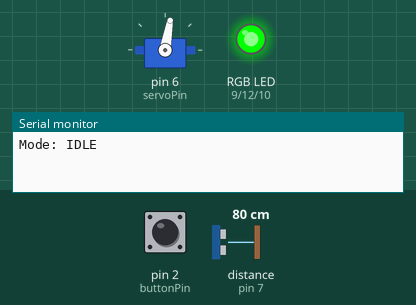
This sketch was run on a simulated Arduino Uno, built with avr-gcc and run on an emulated ATmega328P. Shown: servo, an RGB LED mixed from three pins (HIGH = lit), the last lines printed to the serial monitor. The test bench sets the inputs (shaded band); at power-on: pin 2 (buttonPin) HIGH, distance to the obstacle (sensor on pin 7) 80 cm. The echo pulse lasts 58.3 µs per cm; pins used as bus, display or sensor lines are not drawn.

Above: at 1.2 s.
1.3 s: pin 2 (buttonPin) pulled LOW for 0.15 s
At 2.4 s:
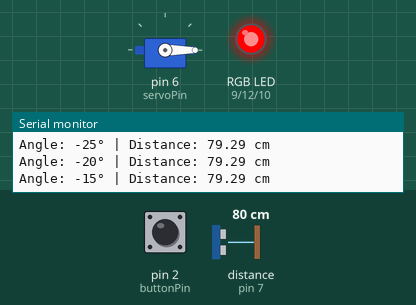
4.4 s: distance to the obstacle (sensor on pin 7) set to 2 cm
At 8.8 s:
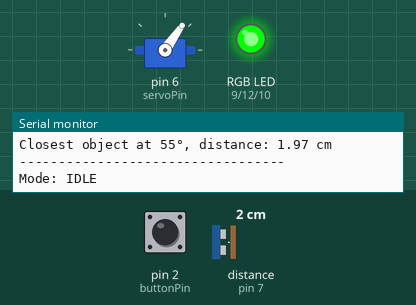
10.4 s: pin 2 (buttonPin) pulled LOW for 1 s
At 17.9 s:
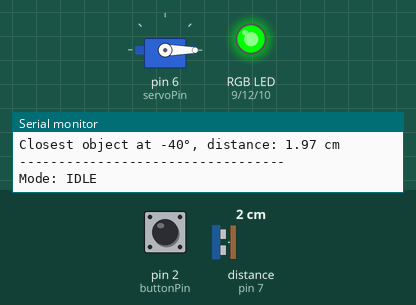
Timing chart, 0 to 19.4 s (numbered marks = the images above; inputs shaded):
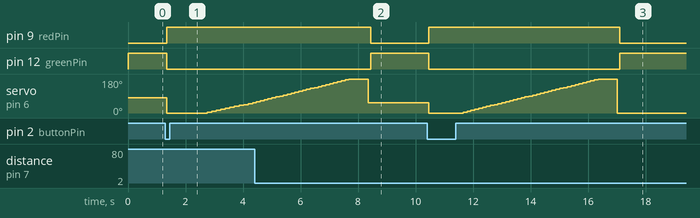

Measured:
- after the input at 1.3 s, pin 9 (redPin): LOW → HIGH after 0.05 s; pin 12 (greenPin): HIGH → LOW after 0.05 s; servo on pin 6 (servoPin): 80° → 0° after 0.05 s, → 5° 1.4 s later, → 10° 0.16 s later, → 15° 0.16 s later, … (12 changes in this stretch)
- after the input at 4.4 s, pin 9 (redPin): HIGH → LOW after 4.0 s instead of 4.7 s; pin 12 (greenPin): LOW → HIGH after 4.0 s instead of 4.7 s
- after the input at 10.4 s, pin 9 (redPin): LOW → HIGH after 0.05 s, → LOW 6.7 s later; pin 12 (greenPin): HIGH → LOW after 0.05 s, → HIGH 6.7 s later; servo on pin 6 (servoPin): 55° → 0° after 0.05 s, → 5° 1.2 s later, → 10° 0.13 s later, → 15° 0.13 s later, … (38 changes in this stretch)

The sketch:

Mechatronics_Midterm_Part3.ino
```cpp
/*Generated using ChatGPT
Prompt: Functional requirements:
A. Scan: The sensor must scan a 180 degrees field of view in front of the “robot”
and then point to the closest object. (The object stays static.)
B. Idle: Once the “scan” is completed, the servo stops moving until the push button
is pressed.
C. A push button switches from “Idle” to “Scan” mode.
D. Indicate the mode using the color of RGB LED:
○ Scan = red
○ Idle = green

This is the final part, this part was built-in to the first snippet of code I gave you. just remove erroneous code*/
#include <Servo.h>  // Include Servo library

// -----------------------------
// Pin definitions
// -----------------------------
const int trigPin   = 8;    // Ultrasonic trigger pin
const int echoPin   = 7;    // Ultrasonic echo pin
const int servoPin  = 6;    // Servo control pin
const int buttonPin = 2;    // Push button pin
const int redPin    = 9;    // RGB LED red
const int greenPin  = 12;   // RGB LED green
const int bluePin   = 10;   // RGB LED blue

// -----------------------------
// Servo settings
// -----------------------------
Servo myServo;
const int minAngle = -40;   // Rightmost limit (≈ 0° physical)
const int maxAngle = 200;   // Leftmost limit (≈ 180° physical)
const int restAngle = 80;  // Neutral "center" position

// -----------------------------
// State variables
// -----------------------------
bool scanMode = false;        // false = Idle, true = Scan
bool lastButtonState = LOW;
unsigned long lastDebounceTime = 0;
const unsigned long debounceDelay = 50;

// ---------------------------------------------------
// Helper: Get filtered distance (ignore 0 cm readings)
// ---------------------------------------------------
float getDistance() {
  long duration;
  float distance;
  float sum = 0;
  int validSamples = 0;   // count how many valid (non-zero) readings we have

  for (int i = 0; i < 5; i++) {
    digitalWrite(trigPin, LOW);
    delayMicroseconds(2);
    digitalWrite(trigPin, HIGH);
    delayMicroseconds(10);
    digitalWrite(trigPin, LOW);

    duration = pulseIn(echoPin, HIGH, 30000); // 30 ms timeout
    distance = duration * 0.034 / 2;          // convert to cm

    // ✅ Only include valid non-zero readings
    if (distance > 0) {
      sum += distance;
      validSamples++;
    }

    delay(10); // small delay between samples
  }

  // If no valid readings, return large distance to avoid false "close" detection
  if (validSamples == 0) {
    return 9999.0;
  }

  return sum / validSamples;
}

// ---------------------------------------------------
// Helper: Set RGB LED color
// ---------------------------------------------------
void setColor(bool red, bool green, bool blue) {
  digitalWrite(redPin, red);
  digitalWrite(greenPin, green);
  digitalWrite(bluePin, blue);
}

// ---------------------------------------------------
// Setup
// ---------------------------------------------------
void setup() {
  Serial.begin(9600);

  pinMode(trigPin, OUTPUT);
  pinMode(echoPin, INPUT);
  pinMode(buttonPin, INPUT_PULLUP);
  pinMode(redPin, OUTPUT);
  pinMode(greenPin, OUTPUT);
  pinMode(bluePin, OUTPUT);

  myServo.attach(servoPin);
  myServo.write(restAngle);

  setColor(LOW, HIGH, LOW);  // Green = Idle
  Serial.println("Mode: IDLE");
}

// ---------------------------------------------------
// Main loop
// ---------------------------------------------------
void loop() {
  // -----------------------------
  // Handle button input (toggle modes)
  // -----------------------------
  bool reading = !digitalRead(buttonPin); // active LOW
  if (reading != lastButtonState) {
    lastDebounceTime = millis();
  }

  // debounce
  if ((millis() - lastDebounceTime) > debounceDelay) {
    if (reading && !scanMode) {
      scanMode = true;
      setColor(HIGH, LOW, LOW); // Red = Scan
      Serial.println("Mode: SCAN");
    } else if (reading && scanMode) {
      scanMode = false;
      setColor(LOW, HIGH, LOW); // Green = Idle
      myServo.write(restAngle);
      Serial.println("Mode: IDLE");
    }
  }
  lastButtonState = reading;

  // -----------------------------
  // IDLE MODE
  // -----------------------------
  if (!scanMode) return;

  // -----------------------------
  // SCAN MODE
  // -----------------------------
  float minDistance = 9999;
  int bestAngle = restAngle;

  // Sweep servo across full field of view
  for (int angle = minAngle; angle <= maxAngle; angle += 5) {
    myServo.write(angle);
    delay(80); // adjust for slower scanning

    float dist = getDistance();

    // Ignore invalid distances that slipped through
    if (dist <= 0) continue;

    Serial.print("Angle: ");
    Serial.print(angle);
    Serial.print("° | Distance: ");
    Serial.print(dist);
    Serial.println(" cm");

    if (dist < minDistance) {
      minDistance = dist;
      bestAngle = angle;
    }
  }

  // Point servo to closest object
  myServo.write(bestAngle);
  Serial.println("----------------------------------");
  Serial.print("Closest object at ");
  Serial.print(bestAngle);
  Serial.print("°, distance: ");
  Serial.print(minDistance);
  Serial.println(" cm");
  Serial.println("----------------------------------");

  // Return to Idle
  scanMode = false;
  setColor(LOW, HIGH, LOW); // Green = Idle
  Serial.println("Mode: IDLE");
}
```
